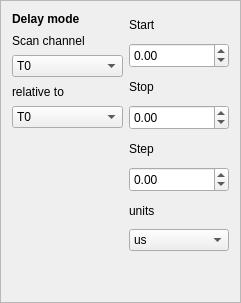
                <widget class="QFrame" name="frame_7">
                 <property name="frameShape">
                  <enum>QFrame::StyledPanel</enum>
                 </property>
                 <property name="frameShadow">
                  <enum>QFrame::Sunken</enum>
                 </property>
                 <layout class="QHBoxLayout" name="horizontalLayout_8">
                  <item>
                   <layout class="QVBoxLayout" name="verticalLayout_3">
                    <item>
                     <widget class="QLabel" name="label_2">
                      <property name="font">
                       <font>
                        <weight>75</weight>
                        <bold>true</bold>
                       </font>
                      </property>
                      <property name="text">
                       <string>Delay mode</string>
                      </property>
                     </widget>
                    </item>
                    <item>
                     <widget class="QLabel" name="scanchannel_label">
                      <property name="sizePolicy">
                       <sizepolicy hsizetype="Preferred" vsizetype="Preferred">
                        <horstretch>0</horstretch>
                        <verstretch>0</verstretch>
                       </sizepolicy>
                      </property>
                      <property name="minimumSize">
                       <size>
                        <width>0</width>
                        <height>17</height>
                       </size>
                      </property>
                      <property name="maximumSize">
                       <size>
                        <width>80</width>
                        <height>30</height>
                       </size>
                      </property>
                      <property name="text">
                       <string>Scan channel</string>
                      </property>
                     </widget>
                    </item>
                    <item>
                     <widget class="QComboBox" name="ScanChannelBox">
                      <property name="sizePolicy">
                       <sizepolicy hsizetype="Minimum" vsizetype="Minimum">
                        <horstretch>0</horstretch>
                        <verstretch>0</verstretch>
                       </sizepolicy>
                      </property>
                      <property name="minimumSize">
                       <size>
                        <width>0</width>
                        <height>17</height>
                       </size>
                      </property>
                      <property name="maximumSize">
                       <size>
                        <width>150</width>
                        <height>30</height>
                       </size>
                      </property>
                      <item>
                       <property name="text">
                        <string>T0</string>
                       </property>
                      </item>
                      <item>
                       <property name="text">
                        <string>1b</string>
                       </property>
                      </item>
                      <item>
                       <property name="text">
                        <string>1e</string>
                       </property>
                      </item>
                      <item>
                       <property name="text">
                        <string>2b</string>
                       </property>
                      </item>
                      <item>
                       <property name="text">
                        <string>2e</string>
                       </property>
                      </item>
                      <item>
                       <property name="text">
                        <string>3b</string>
                       </property>
                      </item>
                      <item>
                       <property name="text">
                        <string>3e</string>
                       </property>
                      </item>
                      <item>
                       <property name="text">
                        <string>4b</string>
                       </property>
                      </item>
                      <item>
                       <property name="text">
                        <string>4e</string>
                       </property>
                      </item>
                      <item>
                       <property name="text">
                        <string>5b</string>
                       </property>
                      </item>
                      <item>
                       <property name="text">
                        <string>5e</string>
                       </property>
                      </item>
                      <item>
                       <property name="text">
                        <string>6b</string>
                       </property>
                      </item>
                      <item>
                       <property name="text">
                        <string>6e</string>
                       </property>
                      </item>
                      <item>
                       <property name="text">
                        <string>7b</string>
                       </property>
                      </item>
                      <item>
                       <property name="text">
                        <string>7e</string>
                       </property>
                      </item>
                      <item>
                       <property name="text">
                        <string>8b</string>
                       </property>
                      </item>
                      <item>
                       <property name="text">
                        <string>8e</string>
                       </property>
                      </item>
                      <item>
                       <property name="text">
                        <string>9b</string>
                       </property>
                      </item>
                      <item>
                       <property name="text">
                        <string>9e</string>
                       </property>
                      </item>
                      <item>
                       <property name="text">
                        <string>10b</string>
                       </property>
                      </item>
                      <item>
                       <property name="text">
                        <string>10e</string>
                       </property>
                      </item>
                      <item>
                       <property name="text">
                        <string>11b</string>
                       </property>
                      </item>
                      <item>
                       <property name="text">
                        <string>11e</string>
                       </property>
                      </item>
                      <item>
                       <property name="text">
                        <string>12b</string>
                       </property>
                      </item>
                      <item>
                       <property name="text">
                        <string>12e</string>
                       </property>
                      </item>
                      <item>
                       <property name="text">
                        <string>13b</string>
                       </property>
                      </item>
                      <item>
                       <property name="text">
                        <string>13e</string>
                       </property>
                      </item>
                      <item>
                       <property name="text">
                        <string>14b</string>
                       </property>
                      </item>
                      <item>
                       <property name="text">
                        <string>14e</string>
                       </property>
                      </item>
                      <item>
                       <property name="text">
                        <string>15b</string>
                       </property>
                      </item>
                      <item>
                       <property name="text">
                        <string>15e</string>
                       </property>
                      </item>
                      <item>
                       <property name="text">
                        <string>16b</string>
                       </property>
                      </item>
                      <item>
                       <property name="text">
                        <string>16e</string>
                       </property>
                      </item>
                      <item>
                       <property name="text">
                        <string>17b</string>
                       </property>
                      </item>
                      <item>
                       <property name="text">
                        <string>17e</string>
                       </property>
                      </item>
                      <item>
                       <property name="text">
                        <string>18b</string>
                       </property>
                      </item>
                      <item>
                       <property name="text">
                        <string>18e</string>
                       </property>
                      </item>
                      <item>
                       <property name="text">
                        <string>motor steps</string>
                       </property>
                      </item>
                      <item>
                       <property name="text">
                        <string>motor stopover</string>
                       </property>
                      </item>
                     </widget>
                    </item>
                    <item>
                     <widget class="QLabel" name="scanrel_label">
                      <property name="sizePolicy">
                       <sizepolicy hsizetype="Preferred" vsizetype="Preferred">
                        <horstretch>0</horstretch>
                        <verstretch>0</verstretch>
                       </sizepolicy>
                      </property>
                      <property name="minimumSize">
                       <size>
                        <width>0</width>
                        <height>17</height>
                       </size>
                      </property>
                      <property name="maximumSize">
                       <size>
                        <width>80</width>
                        <height>30</height>
                       </size>
                      </property>
                      <property name="text">
                       <string>relative to</string>
                      </property>
                     </widget>
                    </item>
                    <item>
                     <widget class="QComboBox" name="ScanRelChannelBox">
                      <property name="sizePolicy">
                       <sizepolicy hsizetype="Minimum" vsizetype="Minimum">
                        <horstretch>0</horstretch>
                        <verstretch>0</verstretch>
                       </sizepolicy>
                      </property>
                      <property name="minimumSize">
                       <size>
                        <width>0</width>
                        <height>17</height>
                       </size>
                      </property>
                      <property name="maximumSize">
                       <size>
                        <width>150</width>
                        <height>30</height>
                       </size>
                      </property>
                      <item>
                       <property name="text">
                        <string>T0</string>
                       </property>
                      </item>
                      <item>
                       <property name="text">
                        <string>1b</string>
                       </property>
                      </item>
                      <item>
                       <property name="text">
                        <string>1e</string>
                       </property>
                      </item>
                      <item>
                       <property name="text">
                        <string>2b</string>
                       </property>
                      </item>
                      <item>
                       <property name="text">
                        <string>2e</string>
                       </property>
                      </item>
                      <item>
                       <property name="text">
                        <string>3b</string>
                       </property>
                      </item>
                      <item>
                       <property name="text">
                        <string>3e</string>
                       </property>
                      </item>
                      <item>
                       <property name="text">
                        <string>4b</string>
                       </property>
                      </item>
                      <item>
                       <property name="text">
                        <string>4e</string>
                       </property>
                      </item>
                      <item>
                       <property name="text">
                        <string>5b</string>
                       </property>
                      </item>
                      <item>
                       <property name="text">
                        <string>5e</string>
                       </property>
                      </item>
                      <item>
                       <property name="text">
                        <string>6b</string>
                       </property>
                      </item>
                      <item>
                       <property name="text">
                        <string>6e</string>
                       </property>
                      </item>
                      <item>
                       <property name="text">
                        <string>7b</string>
                       </property>
                      </item>
                      <item>
                       <property name="text">
                        <string>7e</string>
                       </property>
                      </item>
                      <item>
                       <property name="text">
                        <string>8b</string>
                       </property>
                      </item>
                      <item>
                       <property name="text">
                        <string>8e</string>
                       </property>
                      </item>
                      <item>
                       <property name="text">
                        <string>9b</string>
                       </property>
                      </item>
                      <item>
                       <property name="text">
                        <string>9e</string>
                       </property>
                      </item>
                      <item>
                       <property name="text">
                        <string>10b</string>
                       </property>
                      </item>
                      <item>
                       <property name="text">
                        <string>10e</string>
                       </property>
                      </item>
                      <item>
                       <property name="text">
                        <string>11b</string>
                       </property>
                      </item>
                      <item>
                       <property name="text">
                        <string>11e</string>
                       </property>
                      </item>
                      <item>
                       <property name="text">
                        <string>12b</string>
                       </property>
                      </item>
                      <item>
                       <property name="text">
                        <string>12e</string>
                       </property>
                      </item>
                      <item>
                       <property name="text">
                        <string>13b</string>
                       </property>
                      </item>
                      <item>
                       <property name="text">
                        <string>13e</string>
                       </property>
                      </item>
                      <item>
                       <property name="text">
                        <string>14b</string>
                       </property>
                      </item>
                      <item>
                       <property name="text">
                        <string>14e</string>
                       </property>
                      </item>
                      <item>
                       <property name="text">
                        <string>15b</string>
                       </property>
                      </item>
                      <item>
                       <property name="text">
                        <string>15e</string>
                       </property>
                      </item>
                      <item>
                       <property name="text">
                        <string>16b</string>
                       </property>
                      </item>
                      <item>
                       <property name="text">
                        <string>16e</string>
                       </property>
                      </item>
                      <item>
                       <property name="text">
                        <string>17b</string>
                       </property>
                      </item>
                      <item>
                       <property name="text">
                        <string>17e</string>
                       </property>
                      </item>
                      <item>
                       <property name="text">
                        <string>18b</string>
                       </property>
                      </item>
                      <item>
                       <property name="text">
                        <string>18e</string>
                       </property>
                      </item>
                     </widget>
                    </item>
                    <item>
                     <spacer name="verticalSpacer_5">
                      <property name="orientation">
                       <enum>Qt::Vertical</enum>
                      </property>
                      <property name="sizeHint" stdset="0">
                       <size>
                        <width>20</width>
                        <height>40</height>
                       </size>
                      </property>
                     </spacer>
                    </item>
                   </layout>
                  </item>
                  <item>
                   <layout class="QVBoxLayout" name="verticalLayout_11">
                    <item>
                     <widget class="QLabel" name="label_6">
                      <property name="sizePolicy">
                       <sizepolicy hsizetype="Minimum" vsizetype="Minimum">
                        <horstretch>0</horstretch>
                        <verstretch>0</verstretch>
                       </sizepolicy>
                      </property>
                      <property name="minimumSize">
                       <size>
                        <width>100</width>
                        <height>25</height>
                       </size>
                      </property>
                      <property name="maximumSize">
                       <size>
                        <width>200</width>
                        <height>30</height>
                       </size>
                      </property>
                      <property name="text">
                       <string>Start</string>
                      </property>
                     </widget>
                    </item>
                    <item>
                     <widget class="QDoubleSpinBox" name="ScanStartBox">
                      <property name="sizePolicy">
                       <sizepolicy hsizetype="Minimum" vsizetype="Minimum">
                        <horstretch>0</horstretch>
                        <verstretch>0</verstretch>
                       </sizepolicy>
                      </property>
                      <property name="minimumSize">
                       <size>
                        <width>70</width>
                        <height>25</height>
                       </size>
                      </property>
                      <property name="maximumSize">
                       <size>
                        <width>120</width>
                        <height>30</height>
                       </size>
                      </property>
                      <property name="minimum">
                       <double>-10000000.000000000000000</double>
                      </property>
                      <property name="maximum">
                       <double>10000000.000000000000000</double>
                      </property>
                     </widget>
                    </item>
                    <item>
                     <widget class="QLabel" name="label_7">
                      <property name="sizePolicy">
                       <sizepolicy hsizetype="Minimum" vsizetype="Minimum">
                        <horstretch>0</horstretch>
                        <verstretch>0</verstretch>
                       </sizepolicy>
                      </property>
                      <property name="minimumSize">
                       <size>
                        <width>100</width>
                        <height>25</height>
                       </size>
                      </property>
                      <property name="maximumSize">
                       <size>
                        <width>200</width>
                        <height>30</height>
                       </size>
                      </property>
                      <property name="text">
                       <string>Stop</string>
                      </property>
                     </widget>
                    </item>
                    <item>
                     <widget class="QDoubleSpinBox" name="ScanStopBox">
                      <property name="sizePolicy">
                       <sizepolicy hsizetype="Minimum" vsizetype="Minimum">
                        <horstretch>0</horstretch>
                        <verstretch>0</verstretch>
                       </sizepolicy>
                      </property>
                      <property name="minimumSize">
                       <size>
                        <width>70</width>
                        <height>25</height>
                       </size>
                      </property>
                      <property name="maximumSize">
                       <size>
                        <width>120</width>
                        <height>30</height>
                       </size>
                      </property>
                      <property name="minimum">
                       <double>-10000000.000000000000000</double>
                      </property>
                      <property name="maximum">
                       <double>10000000.000000000000000</double>
                      </property>
                     </widget>
                    </item>
                    <item>
                     <widget class="QLabel" name="label_8">
                      <property name="sizePolicy">
                       <sizepolicy hsizetype="Minimum" vsizetype="Minimum">
                        <horstretch>100</horstretch>
                        <verstretch>30</verstretch>
                       </sizepolicy>
                      </property>
                      <property name="minimumSize">
                       <size>
                        <width>100</width>
                        <height>25</height>
                       </size>
                      </property>
                      <property name="maximumSize">
                       <size>
                        <width>200</width>
                        <height>30</height>
                       </size>
                      </property>
                      <property name="text">
                       <string>Step</string>
                      </property>
                     </widget>
                    </item>
                    <item>
                     <widget class="QDoubleSpinBox" name="ScanStepBox">
                      <property name="sizePolicy">
                       <sizepolicy hsizetype="Minimum" vsizetype="Minimum">
                        <horstretch>0</horstretch>
                        <verstretch>0</verstretch>
                       </sizepolicy>
                      </property>
                      <property name="minimumSize">
                       <size>
                        <width>70</width>
                        <height>25</height>
                       </size>
                      </property>
                      <property name="maximumSize">
                       <size>
                        <width>120</width>
                        <height>30</height>
                       </size>
                      </property>
                      <property name="minimum">
                       <double>-1000000.000000000000000</double>
                      </property>
                      <property name="maximum">
                       <double>10000000.000000000000000</double>
                      </property>
                     </widget>
                    </item>
                    <item>
                     <widget class="QLabel" name="label_16">
                      <property name="sizePolicy">
                       <sizepolicy hsizetype="Minimum" vsizetype="Minimum">
                        <horstretch>0</horstretch>
                        <verstretch>0</verstretch>
                       </sizepolicy>
                      </property>
                      <property name="minimumSize">
                       <size>
                        <width>0</width>
                        <height>25</height>
                       </size>
                      </property>
                      <property name="maximumSize">
                       <size>
                        <width>16777215</width>
                        <height>30</height>
                       </size>
                      </property>
                      <property name="text">
                       <string>units</string>
                      </property>
                     </widget>
                    </item>
                    <item>
                     <widget class="QComboBox" name="ScanUnitBox">
                      <property name="sizePolicy">
                       <sizepolicy hsizetype="Minimum" vsizetype="Minimum">
                        <horstretch>0</horstretch>
                        <verstretch>0</verstretch>
                       </sizepolicy>
                      </property>
                      <property name="minimumSize">
                       <size>
                        <width>70</width>
                        <height>20</height>
                       </size>
                      </property>
                      <property name="maximumSize">
                       <size>
                        <width>120</width>
                        <height>23</height>
                       </size>
                      </property>
                      <item>
                       <property name="text">
                        <string>us</string>
                       </property>
                      </item>
                      <item>
                       <property name="text">
                        <string>ms</string>
                       </property>
                      </item>
                      <item>
                       <property name="text">
                        <string>s</string>
                       </property>
                      </item>
                      <item>
                       <property name="text">
                        <string>steps</string>
                       </property>
                      </item>
                     </widget>
                    </item>
                    <item>
                     <spacer name="verticalSpacer">
                      <property name="orientation">
                       <enum>Qt::Vertical</enum>
                      </property>
                      <property name="sizeHint" stdset="0">
                       <size>
                        <width>20</width>
                        <height>40</height>
                       </size>
                      </property>
                     </spacer>
                    </item>
                   </layout>
                  </item>
                 </layout>
                </widget>
